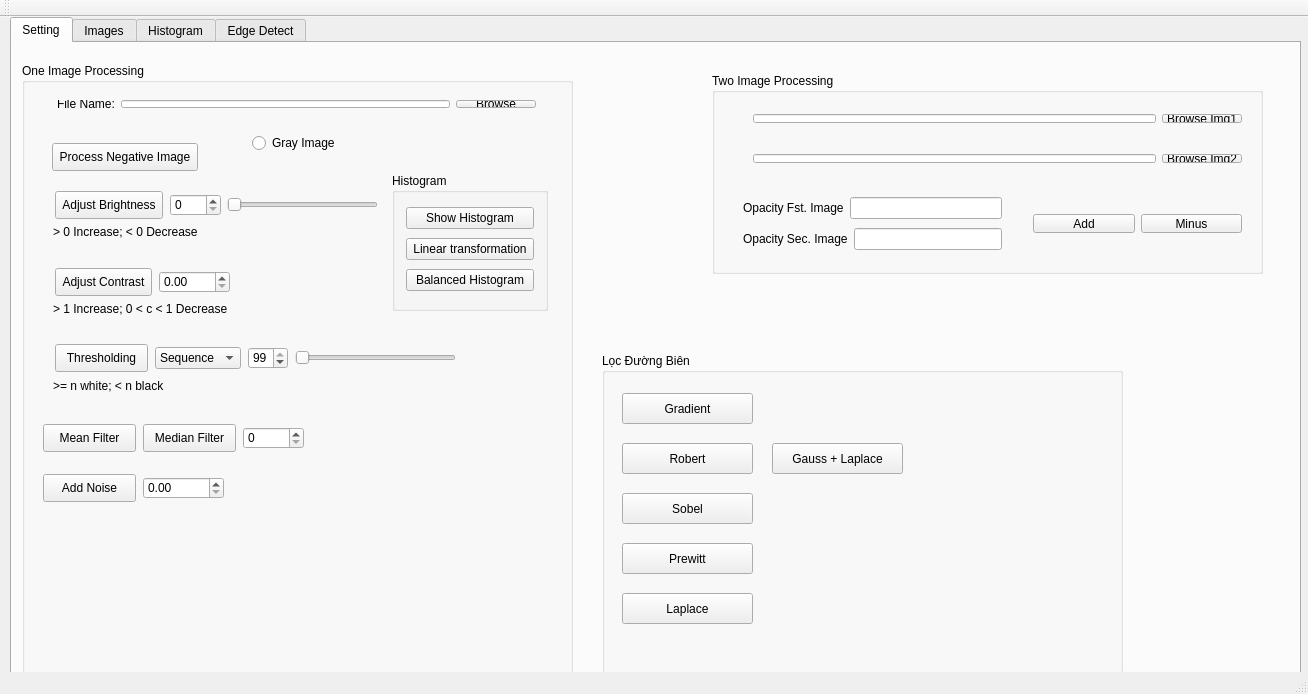
<?xml version="1.0" encoding="UTF-8"?>
<ui version="4.0">
 <class>MainWindow</class>
 <widget class="QMainWindow" name="MainWindow">
  <property name="geometry">
   <rect>
    <x>0</x>
    <y>0</y>
    <width>1308</width>
    <height>694</height>
   </rect>
  </property>
  <property name="windowTitle">
   <string>MainWindow</string>
  </property>
  <widget class="QWidget" name="centralWidget">
   <widget class="QTabWidget" name="tabWidget">
    <property name="geometry">
     <rect>
      <x>10</x>
      <y>0</y>
      <width>1291</width>
      <height>691</height>
     </rect>
    </property>
    <property name="tabPosition">
     <enum>QTabWidget::North</enum>
    </property>
    <property name="tabShape">
     <enum>QTabWidget::Rounded</enum>
    </property>
    <property name="currentIndex">
     <number>0</number>
    </property>
    <property name="elideMode">
     <enum>Qt::ElideNone</enum>
    </property>
    <widget class="QWidget" name="tab">
     <attribute name="title">
      <string>Setting</string>
     </attribute>
     <widget class="QGroupBox" name="groupBox_2">
      <property name="geometry">
       <rect>
        <x>10</x>
        <y>20</y>
        <width>551</width>
        <height>631</height>
       </rect>
      </property>
      <property name="title">
       <string>One Image Processing</string>
      </property>
      <widget class="QLabel" name="label_7">
       <property name="geometry">
        <rect>
         <x>31</x>
         <y>161</y>
         <width>159</width>
         <height>16</height>
        </rect>
       </property>
       <property name="text">
        <string>&gt; 0 Increase; &lt; 0 Decrease</string>
       </property>
      </widget>
      <widget class="QPushButton" name="btn_brightness">
       <property name="geometry">
        <rect>
         <x>33</x>
         <y>128</y>
         <width>108</width>
         <height>28</height>
        </rect>
       </property>
       <property name="text">
        <string>Adjust Brightness</string>
       </property>
      </widget>
      <widget class="QPushButton" name="btn_contrast">
       <property name="geometry">
        <rect>
         <x>33</x>
         <y>205</y>
         <width>97</width>
         <height>28</height>
        </rect>
       </property>
       <property name="text">
        <string>Adjust Contrast</string>
       </property>
      </widget>
      <widget class="QRadioButton" name="rbtn_gray">
       <property name="geometry">
        <rect>
         <x>230</x>
         <y>70</y>
         <width>93</width>
         <height>20</height>
        </rect>
       </property>
       <property name="text">
        <string>Gray Image</string>
       </property>
      </widget>
      <widget class="QLabel" name="label_8">
       <property name="geometry">
        <rect>
         <x>31</x>
         <y>238</y>
         <width>201</width>
         <height>16</height>
        </rect>
       </property>
       <property name="text">
        <string>&gt; 1 Increase; 0 &lt; c &lt; 1 Decrease</string>
       </property>
      </widget>
      <widget class="QLabel" name="label_10">
       <property name="geometry">
        <rect>
         <x>31</x>
         <y>315</y>
         <width>171</width>
         <height>16</height>
        </rect>
       </property>
       <property name="text">
        <string>&gt;= n white; &lt; n black</string>
       </property>
      </widget>
      <widget class="QComboBox" name="cbb_threshold">
       <property name="geometry">
        <rect>
         <x>133</x>
         <y>284</y>
         <width>86</width>
         <height>22</height>
        </rect>
       </property>
       <item>
        <property name="text">
         <string>Sequence</string>
        </property>
       </item>
       <item>
        <property name="text">
         <string>Otsu</string>
        </property>
       </item>
      </widget>
      <widget class="QPushButton" name="btn_threshold">
       <property name="geometry">
        <rect>
         <x>33</x>
         <y>281</y>
         <width>93</width>
         <height>28</height>
        </rect>
       </property>
       <property name="text">
        <string>Thresholding</string>
       </property>
      </widget>
      <widget class="QSpinBox" name="spb_threshold">
       <property name="geometry">
        <rect>
         <x>226</x>
         <y>284</y>
         <width>40</width>
         <height>22</height>
        </rect>
       </property>
       <property name="value">
        <number>99</number>
       </property>
      </widget>
      <widget class="QPushButton" name="btn_negative">
       <property name="geometry">
        <rect>
         <x>30</x>
         <y>80</y>
         <width>146</width>
         <height>28</height>
        </rect>
       </property>
       <property name="text">
        <string>Process Negative Image</string>
       </property>
      </widget>
      <widget class="QGroupBox" name="groupBox">
       <property name="geometry">
        <rect>
         <x>370</x>
         <y>110</y>
         <width>156</width>
         <height>138</height>
        </rect>
       </property>
       <property name="title">
        <string>Histogram</string>
       </property>
       <layout class="QVBoxLayout" name="verticalLayout_3">
        <item>
         <widget class="QPushButton" name="btn_showHis">
          <property name="text">
           <string>Show Histogram</string>
          </property>
         </widget>
        </item>
        <item>
         <widget class="QPushButton" name="btn_linearHis">
          <property name="text">
           <string>Linear transformation</string>
          </property>
         </widget>
        </item>
        <item>
         <widget class="QPushButton" name="btn_balanceHis">
          <property name="text">
           <string>Balanced Histogram</string>
          </property>
         </widget>
        </item>
       </layout>
      </widget>
      <widget class="QSlider" name="hsld_brightness">
       <property name="geometry">
        <rect>
         <x>205</x>
         <y>131</y>
         <width>151</width>
         <height>22</height>
        </rect>
       </property>
       <property name="orientation">
        <enum>Qt::Horizontal</enum>
       </property>
      </widget>
      <widget class="QWidget" name="layoutWidget_6">
       <property name="geometry">
        <rect>
         <x>24</x>
         <y>26</y>
         <width>501</width>
         <height>30</height>
        </rect>
       </property>
       <layout class="QHBoxLayout" name="horizontalLayout_6">
        <item>
         <widget class="QLabel" name="label">
          <property name="text">
           <string>File Name:</string>
          </property>
         </widget>
        </item>
        <item>
         <widget class="QLineEdit" name="lne_browse"/>
        </item>
        <item>
         <widget class="QPushButton" name="btn_browse">
          <property name="text">
           <string>Browse</string>
          </property>
         </widget>
        </item>
       </layout>
      </widget>
      <widget class="QSpinBox" name="spb_brightness">
       <property name="geometry">
        <rect>
         <x>148</x>
         <y>131</y>
         <width>51</width>
         <height>22</height>
        </rect>
       </property>
      </widget>
      <widget class="QSlider" name="hsld_threshold">
       <property name="geometry">
        <rect>
         <x>273</x>
         <y>284</y>
         <width>161</width>
         <height>22</height>
        </rect>
       </property>
       <property name="orientation">
        <enum>Qt::Horizontal</enum>
       </property>
      </widget>
      <widget class="QLabel" name="lbl_dimensions">
       <property name="geometry">
        <rect>
         <x>390</x>
         <y>60</y>
         <width>131</width>
         <height>41</height>
        </rect>
       </property>
       <property name="autoFillBackground">
        <bool>false</bool>
       </property>
       <property name="text">
        <string/>
       </property>
      </widget>
      <widget class="QDoubleSpinBox" name="spb_contrast">
       <property name="geometry">
        <rect>
         <x>137</x>
         <y>208</y>
         <width>71</width>
         <height>22</height>
        </rect>
       </property>
      </widget>
      <widget class="QPushButton" name="btn_mean_filter">
       <property name="geometry">
        <rect>
         <x>21</x>
         <y>361</y>
         <width>93</width>
         <height>28</height>
        </rect>
       </property>
       <property name="text">
        <string>Mean Filter</string>
       </property>
      </widget>
      <widget class="QPushButton" name="btn_median_filter">
       <property name="geometry">
        <rect>
         <x>121</x>
         <y>361</y>
         <width>93</width>
         <height>28</height>
        </rect>
       </property>
       <property name="text">
        <string>Median Filter</string>
       </property>
      </widget>
      <widget class="QSpinBox" name="spb_mask_size">
       <property name="geometry">
        <rect>
         <x>221</x>
         <y>364</y>
         <width>61</width>
         <height>22</height>
        </rect>
       </property>
      </widget>
      <widget class="QPushButton" name="btn_add_noise">
       <property name="geometry">
        <rect>
         <x>21</x>
         <y>411</y>
         <width>93</width>
         <height>28</height>
        </rect>
       </property>
       <property name="text">
        <string>Add Noise</string>
       </property>
      </widget>
      <widget class="QDoubleSpinBox" name="spb_noise_ratio">
       <property name="geometry">
        <rect>
         <x>121</x>
         <y>414</y>
         <width>81</width>
         <height>22</height>
        </rect>
       </property>
      </widget>
     </widget>
     <widget class="QGroupBox" name="groupBox_3">
      <property name="geometry">
       <rect>
        <x>700</x>
        <y>30</y>
        <width>551</width>
        <height>201</height>
       </rect>
      </property>
      <property name="title">
       <string>Two Image Processing</string>
      </property>
      <widget class="QWidget" name="layoutWidget_7">
       <property name="geometry">
        <rect>
         <x>310</x>
         <y>130</y>
         <width>231</width>
         <height>41</height>
        </rect>
       </property>
       <layout class="QHBoxLayout" name="horizontalLayout">
        <item>
         <widget class="QPushButton" name="pushButton">
          <property name="text">
           <string>Add</string>
          </property>
         </widget>
        </item>
        <item>
         <widget class="QPushButton" name="pushButton_2">
          <property name="text">
           <string>Minus</string>
          </property>
         </widget>
        </item>
       </layout>
      </widget>
      <widget class="QWidget" name="layoutWidget_8">
       <property name="geometry">
        <rect>
         <x>20</x>
         <y>110</y>
         <width>281</width>
         <height>81</height>
        </rect>
       </property>
       <layout class="QVBoxLayout" name="verticalLayout">
        <item>
         <layout class="QHBoxLayout" name="horizontalLayout_2">
          <item>
           <widget class="QLabel" name="label_3">
            <property name="text">
             <string>Opacity Fst. Image</string>
            </property>
           </widget>
          </item>
          <item>
           <widget class="QLineEdit" name="lineEdit_3"/>
          </item>
         </layout>
        </item>
        <item>
         <layout class="QHBoxLayout" name="horizontalLayout_3">
          <item>
           <widget class="QLabel" name="label_4">
            <property name="text">
             <string>Opacity Sec. Image</string>
            </property>
           </widget>
          </item>
          <item>
           <widget class="QLineEdit" name="lineEdit_4"/>
          </item>
         </layout>
        </item>
       </layout>
      </widget>
      <widget class="QWidget" name="layoutWidget_9">
       <property name="geometry">
        <rect>
         <x>30</x>
         <y>30</y>
         <width>511</width>
         <height>31</height>
        </rect>
       </property>
       <layout class="QHBoxLayout" name="horizontalLayout_4">
        <item>
         <widget class="QLineEdit" name="lineEdit"/>
        </item>
        <item>
         <widget class="QPushButton" name="pushButton_3">
          <property name="text">
           <string>Browse Img1</string>
          </property>
         </widget>
        </item>
       </layout>
      </widget>
      <widget class="QWidget" name="layoutWidget_10">
       <property name="geometry">
        <rect>
         <x>30</x>
         <y>70</y>
         <width>511</width>
         <height>31</height>
        </rect>
       </property>
       <layout class="QHBoxLayout" name="horizontalLayout_5">
        <item>
         <widget class="QLineEdit" name="lineEdit_2"/>
        </item>
        <item>
         <widget class="QPushButton" name="pushButton_4">
          <property name="text">
           <string>Browse Img2</string>
          </property>
         </widget>
        </item>
       </layout>
      </widget>
     </widget>
     <widget class="QGroupBox" name="groupBox_4">
      <property name="geometry">
       <rect>
        <x>590</x>
        <y>310</y>
        <width>521</width>
        <height>321</height>
       </rect>
      </property>
      <property name="title">
       <string>Lọc Đường Biên</string>
      </property>
      <widget class="QPushButton" name="btn_gradient">
       <property name="geometry">
        <rect>
         <x>20</x>
         <y>40</y>
         <width>131</width>
         <height>31</height>
        </rect>
       </property>
       <property name="text">
        <string>Gradient</string>
       </property>
      </widget>
      <widget class="QPushButton" name="btn_robert">
       <property name="geometry">
        <rect>
         <x>20</x>
         <y>90</y>
         <width>131</width>
         <height>31</height>
        </rect>
       </property>
       <property name="text">
        <string>Robert</string>
       </property>
      </widget>
      <widget class="QPushButton" name="btn_sobel">
       <property name="geometry">
        <rect>
         <x>20</x>
         <y>140</y>
         <width>131</width>
         <height>31</height>
        </rect>
       </property>
       <property name="text">
        <string>Sobel</string>
       </property>
      </widget>
      <widget class="QPushButton" name="btn_prewitt">
       <property name="geometry">
        <rect>
         <x>20</x>
         <y>190</y>
         <width>131</width>
         <height>31</height>
        </rect>
       </property>
       <property name="text">
        <string>Prewitt</string>
       </property>
      </widget>
      <widget class="QPushButton" name="btn_laplace">
       <property name="geometry">
        <rect>
         <x>20</x>
         <y>240</y>
         <width>131</width>
         <height>31</height>
        </rect>
       </property>
       <property name="text">
        <string>Laplace</string>
       </property>
      </widget>
      <widget class="QPushButton" name="btn_gauss_n_laplace">
       <property name="geometry">
        <rect>
         <x>170</x>
         <y>90</y>
         <width>131</width>
         <height>31</height>
        </rect>
       </property>
       <property name="text">
        <string>Gauss + Laplace</string>
       </property>
      </widget>
     </widget>
    </widget>
    <widget class="QWidget" name="tab_2">
     <attribute name="title">
      <string>Images</string>
     </attribute>
     <widget class="QLabel" name="lbl_originalPic">
      <property name="geometry">
       <rect>
        <x>10</x>
        <y>10</y>
        <width>641</width>
        <height>611</height>
       </rect>
      </property>
      <property name="frameShape">
       <enum>QFrame::Box</enum>
      </property>
      <property name="text">
       <string>original label</string>
      </property>
     </widget>
     <widget class="QLabel" name="lbl_modifiedPic">
      <property name="geometry">
       <rect>
        <x>651</x>
        <y>10</y>
        <width>641</width>
        <height>611</height>
       </rect>
      </property>
      <property name="frameShape">
       <enum>QFrame::Box</enum>
      </property>
      <property name="text">
       <string>modified label</string>
      </property>
     </widget>
     <widget class="QPushButton" name="btn_save_clipboard">
      <property name="geometry">
       <rect>
        <x>1122</x>
        <y>630</y>
        <width>131</width>
        <height>28</height>
       </rect>
      </property>
      <property name="text">
       <string>Save to ClipBoard</string>
      </property>
     </widget>
    </widget>
    <widget class="QWidget" name="tab_3">
     <attribute name="title">
      <string>Histogram</string>
     </attribute>
     <widget class="QLabel" name="lbl_modifiedHis">
      <property name="geometry">
       <rect>
        <x>651</x>
        <y>10</y>
        <width>641</width>
        <height>611</height>
       </rect>
      </property>
      <property name="frameShape">
       <enum>QFrame::Box</enum>
      </property>
      <property name="frameShadow">
       <enum>QFrame::Plain</enum>
      </property>
      <property name="text">
       <string>modified label</string>
      </property>
     </widget>
     <widget class="QLabel" name="lbl_originalHis">
      <property name="geometry">
       <rect>
        <x>10</x>
        <y>10</y>
        <width>641</width>
        <height>611</height>
       </rect>
      </property>
      <property name="autoFillBackground">
       <bool>false</bool>
      </property>
      <property name="frameShape">
       <enum>QFrame::Box</enum>
      </property>
      <property name="frameShadow">
       <enum>QFrame::Plain</enum>
      </property>
      <property name="text">
       <string>original label</string>
      </property>
     </widget>
    </widget>
    <widget class="QWidget" name="tab_4">
     <attribute name="title">
      <string>Edge Detect</string>
     </attribute>
     <widget class="QLabel" name="lbl_gx">
      <property name="geometry">
       <rect>
        <x>10</x>
        <y>10</y>
        <width>641</width>
        <height>611</height>
       </rect>
      </property>
      <property name="autoFillBackground">
       <bool>false</bool>
      </property>
      <property name="frameShape">
       <enum>QFrame::Box</enum>
      </property>
      <property name="frameShadow">
       <enum>QFrame::Plain</enum>
      </property>
      <property name="text">
       <string>Gx label</string>
      </property>
     </widget>
     <widget class="QLabel" name="lbl_gy">
      <property name="geometry">
       <rect>
        <x>651</x>
        <y>10</y>
        <width>641</width>
        <height>611</height>
       </rect>
      </property>
      <property name="frameShape">
       <enum>QFrame::Box</enum>
      </property>
      <property name="frameShadow">
       <enum>QFrame::Plain</enum>
      </property>
      <property name="text">
       <string>Gy label</string>
      </property>
     </widget>
     <widget class="QLabel" name="label_2">
      <property name="geometry">
       <rect>
        <x>300</x>
        <y>630</y>
        <width>81</width>
        <height>20</height>
       </rect>
      </property>
      <property name="text">
       <string>Gx</string>
      </property>
      <property name="alignment">
       <set>Qt::AlignCenter</set>
      </property>
     </widget>
     <widget class="QLabel" name="label_5">
      <property name="geometry">
       <rect>
        <x>960</x>
        <y>630</y>
        <width>81</width>
        <height>20</height>
       </rect>
      </property>
      <property name="text">
       <string>Gy</string>
      </property>
      <property name="alignment">
       <set>Qt::AlignCenter</set>
      </property>
     </widget>
    </widget>
   </widget>
  </widget>
  <widget class="QMenuBar" name="menuBar">
   <property name="geometry">
    <rect>
     <x>0</x>
     <y>0</y>
     <width>1308</width>
     <height>21</height>
    </rect>
   </property>
  </widget>
  <widget class="QToolBar" name="mainToolBar">
   <attribute name="toolBarArea">
    <enum>TopToolBarArea</enum>
   </attribute>
   <attribute name="toolBarBreak">
    <bool>false</bool>
   </attribute>
  </widget>
  <widget class="QStatusBar" name="statusBar"/>
 </widget>
 <layoutdefault spacing="6" margin="11"/>
 <resources/>
 <connections/>
</ui>
